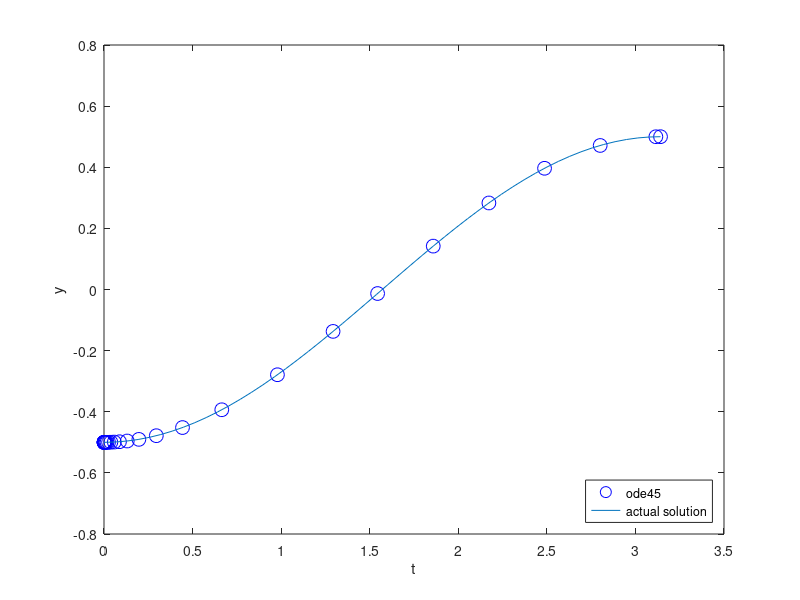

Recreate this plot in MATLAB. (Note: this script raises an error after producing the figure.)
%% Integrator Lab: Solving First Order ODEs in MATLAB
% This lab will teach you to numerically solve first order ODEs using a built 
% in MATLAB integrator, |ode45|.  |ode45| is a good, general purpose tool for 
% integrating first order equations (and first order systems). It is not always 
% the right algorithm, but it is usually the right algorithm to try first.
% 
% You will learn how to use the |ode45| routine, how to interpolate between 
% points, and how MATLAB handles data structures.
% 
% Opening the m-file lab2.m in the MATLAB editor, step through each part using 
% cell mode to see the results. Compare the output with the PDF, which was generated 
% from this m-file.
% 
% There are six exercises in this lab that are to be handed in at the end of 
% the lab. Write your solutions in the template, including appropriate descriptions 
% in each step. Save the .m file and submit it online using Quercus.
%% Student Information
% Student Name: Qingyuan Wu
% 
% Student Number: 1007001664
%% Set up an inline function representation of an ODE and solve it
% MATLAB has many built in routines for solving differential equations of the 
% form
% 
% |y' = f(t,y)|
% 
% We will solve them using |ode45|, a high precision integrator. To do this, 
% we will need to construct an inline function representation of |f|, an initial 
% condition, and specify how far we want MATLAB to integrate the problem. Once 
% we have set these, we pass the information to |ode45| to get the solution.
% 
% For a first example, we will solve the initial value problem
% 
% |y' = y, y(0) = 1|
% 
% which has as its answer |y = e^t|. 

% Set up the right hand side of the ODE as an inline function
f = @(t,y) y; 

% The initial conditions
t0 = 0;
y0 = 1;

% The time we will integrate until
t1 = 2;

soln = ode45(f, [t0, t1], y0);
%% Examining the output
% When we execute the |ode45|, it returns a data structure, stored in soln. 
% We can see the pieces of the data structure with a display command:

disp(soln);
%% Understanding the components of the solution data structure
% The most important elements of the data structure are stored in the |x| and 
% |y| components of the structure; these are vectors. Vectors |x| and |y| contain 
% the points at which the numerical approximation to the initial value problem 
% has been computed. In other words, |y(j)| is the approximate value of the solution 
% at |x(j)|.
% 
% *NOTE:* Even though we may be studying a problem like |u(t)| or |y(t)|, MATLAB 
% will always use |x| for the independent variable and |y| for the dependent variable 
% in the data structure.
% 
% Pieces of the data structure can be accessed using a period, as in C/C++ or 
% Java. See the examples below:

% Display the values of |t| at which |y(t)| is approximated
fprintf(' Vector of t values: ');
disp(soln.x);
% Display the the corresponding approximations of |y(t)|
fprintf(' Vector of y values: ');
disp(soln.y);

% Display the approximation of the solution at the 3rd point:
fprintf(' Third element of the vector of t values: %g\n',soln.x(3));
fprintf(' Third element of the vector of y values: %g\n',soln.y(3));
%% Visualizing and comparing the solution
% We can now visualize the solution at the computed data points and compare 
% with the exact solution.

% Construct the exact solution
tt = linspace(0,2,50);
yy = exp(tt);

% Plot both on the same figure, plotting the approximation with x's
plot(tt, yy, soln.x, soln.y, 'x', 'MarkerSize',10, 'LineWidth', 2);
% NOTE: the MarkerSize and LineWidth are larger than their defaults of 6
% and 1, respectively.  This makes the print out more readable.

% Add a label to the axis and a legend
xlabel('t');
legend('Exact', 'Numerical','Location','Best');
%% Exercise 1
% Objective: Solve an initial value problem and plot both the numerical approximation 
% and the corresponding exact solution.
% 
% Details: Solve the IVP
% 
% |y' = y tan t + sin t, y(0) = -1/2|
% 
% from |t = 0| to |t = pi|.

% Compute the exact solution (by hand), and plot both on the same figure
% for comparison, as above.
%
% Your submission should show the construction of the inline function, the
% use of ode45 to obtain the solution, a construction of the exact
% solution, and a plot showing both.  In the comments, include the exact
% solution.
%
% Label your axes and include a legend.

f = @(t, y) y*tan(t) + sin(t);
t0 = 0;
y0 = -1/2;
t1 = pi;

sol = ode45(f, [t0, t1], y0);

xactual = linspace(0, pi, 50);
% yactual = cos(2*xactual)./(-2*cos(xactual)); % this one's wrong for some
% reason

% exact solution: y = -cos(t)/2
yactual = -cos(xactual)/2;
plot(sol.x, sol.y, 'ob', 'MarkerSize', 10);
hold on;
plot(xactual, yactual);

legend("ode45", "actual solution", "location","southeast");
xlabel("t");
ylabel("y");
hold off;
%% Computing an approximation at a specific point
% As you should be able to see by examining |soln.x|, ode45 returns the solution 
% at a number of points between |t0| and |t1|. But sometimes we want to know the 
% solution at some intermediate point.
% 
% To obtain this value, we need to interpolate it in a consistent way. Fortunately, 
% MATLAB provides a convenient function, |deval|, specifically for this.

% Compute the solution at t = .25:
deval(soln, .25)

% Compute the solution at t = 1.6753:
fprintf(' Solution at 1.6753: %g\n', deval(soln, 1.6753));

% Compute the solution at 10 grid points between .45 and 1.65:
tinterp = linspace(.45, 1.65, 10);
deval(soln, tinterp)

% Alternatively:
deval(soln, linspace(.45, 1.65, 10))
%% Exercise 2
% Objective: Interpolate a solution at a number of grid points

interpolate = deval(sol, linspace(2,3,10));
disp(interpolate);
% Details: For the solution you computed in exercise 1, use deval to
% compute the interpolated values at 10 grid points between 2 and 3.
%% Errors, Step Sizes, and Tolerances
% As you may have noticed, in contrast to the IODE software, at no point do 
% we set a step size for our solution. Indeed, the step size is set adaptively 
% to conform to a specified error tolerance. 
% 
% Roughly speaking, given the solution at |(t_j, y_j)|, |ode45| computes two 
% approximations of the solution at |t_{j+1} = t_j + h|; one is of greater accuracy 
% than the other. If the difference is below a specified tolerance, the step is 
% accepted and we continue. Otherwise the step is rejected and the smaller step 
% size, |h|, is used; it is often halved.
% 
% We can compute the global truncation error at each solution point, figure 
% out the maximum error, and visualize this error (on a linear-log scale):

% Compute the exact solution
yexact = exp(soln.x);

% Compute the point-wise error; note the use of MATLAB's vectorization
err = abs(yexact - soln.y);

disp(err);

fprintf('maximum error: %g \n', max(err));

semilogy(soln.x, err, 'LineWidth', 2);
xlabel('t');
ylabel('error');
hold off;
%% Exercise 3
% Objective: Examine the error of a solution generated by |ode45|

% Details: For your solution to exercise 1, compute the point-wise error,
% identify the maximum value of the error, and visualize the error on a 
% linear-log plot (use semilogy to plot the log of the error vs. t).  
% Write in the comments where the error is largest, and give a brief 
% (1-2 sentences) explanation of why it is largest there.  Make sure to 
% label your axes.

% Exact solution:
yexact = -cos(sol.x)/2;
% compute error
error3 = abs(yexact - sol.y);
semilogy(sol.x, error3);

fprintf('maximum error: %g \n', max(error3));

xlabel('t');
ylabel('error');

hold off;

% the error is the largest at around t=1.56s. It is the largest here since
% the solution has an inflection point. The rate of change of the
% derivative is at a maximum at t=1.5s.
%% Exercise 4
% Objective: Solve and visualize a nonlinear ode using ode45
% 
% Details: Solve the IVP
% 
% |y' = 1 / y^2 , y(1) = 1|


% from |t=1| to |t=10| using |ode45|.  Find the exact solution and compute
% the maximum point-wise error.  Then plot the approximate solution and the
% exact solution on the same axes.
% 
% Your solution should show the definition of the inline function,
% the computation of its solution in this interval, the computation of the
% exact solution at the computed grid points, the computation of the
% maximum error, and a plot of the exact and approximate solutions.
% Your axes should be appropriately labeled and include a legend.

f = @(t,y) 1/y.^2; % do t,y instead of y,t
t0 = 1;
y0 = 1;
t1 = 10;

sol4 = ode45(f, [t0, t1], y0);
sol4.x;
sol4.y;
plot(sol4.x, sol4.y);

% exact solution:
% y^2dy = dx
% y^3/3 = x + K
% y = (3x + C)^(1/3)
% initial condition: y(1) = 1 =>
% 1 = (3 + C)^(1/3)
% C = -2
% Exact solution: y = (3x-2)^(1/3)

y_exact_4 = (3.*sol4.x - 2).^(1/3);
hold on;
plot(sol4.x, y_exact_4);
xlabel("t");
ylabel("y");
legend("ode45", "exact solution");

% Compute maximum error:
error4 = abs(y_exact_4 - sol4.y);
max_error4 = max(error4);
fprintf('maximum error: %g \n', max_error4);

hold off;
%% Exercise 5
% Objective: Solve and visualize an ODE that cannot be solved by hand with |ode45|.
% 
% Details: Solve the IVP
% 
% |y' = 1 - t y / 2, y(0) = -1|

% from |t=0| to |t=10|.  
%
% Your solution should show you defining the inline function, computing
% the solution in this interval, and plotting it.
%
% Your axes should be appropriately labeled

f = @(y,t) 1- t*y/2;
y0 = -1;
t0 = 0;
t1 = 10;

sol5 = ode45(f, [t0, t1], y0);
plot(sol5.x, sol5.y);
xlabel("t");
ylabel("y");
legend("ode45");

hold off;
%% Exercise 6 - When things go wrong
% Objective: Solve an ode and explain the warning message
% 
% Details: Solve the IVP:
% 
% |y' = y^3 - t^2, y(0) = 1|

% from |t=0| to |t=1|.  
%
% Your solution should show you defining the inline function, and computing
% the solution in this interval.
% 
% If you try to plot the solution, you should find that the solution does
% not make it all the way to t = 1.
%
% In the comments explain why MATLAB generates the warning message that you
% may see, or fails to integrate all the way to t=1.  HINT: Try plotting
% the direction field for this with IODE.

f = @(t,y) y^3 - t^2;
t0 = 0;
y0 = 1;
t1 = 1;
sol6 = ode45(f, [t0,t1], y0);
plot(sol6.x, sol6.y);% the solution blows up to positive infinity at t=0.5.

xlabel("t");
ylabel("y");

% the warning is generated because the solution with initial value y(0)=1
% is only defined until t=0.5.
% There is an infinite discontinuity at t=0.5 (from looking at iode).
% The solution's slope becomes very large with very small timesteps as it
% approaches t=0.5. Therefore, ode45 displays a warning and can no longer
% compute the numerical solution.